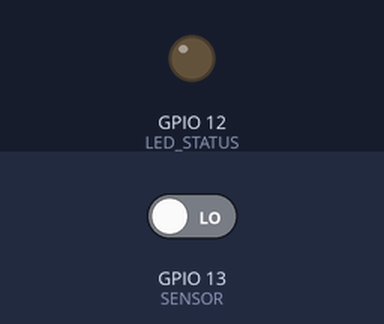
The sketch below on a simulated ESP8266 (NodeMCU). On the bench: output pins drawn as LEDs (lit = HIGH). The test bench sets the inputs (shaded band); at power-on: GPIO 13 (SENSOR) LOW. What the sketch prints to the serial monitor is not drawn.

Above: at 1.2 s.
1.3 s: GPIO 13 (SENSOR) driven HIGH
At 2.3 s:
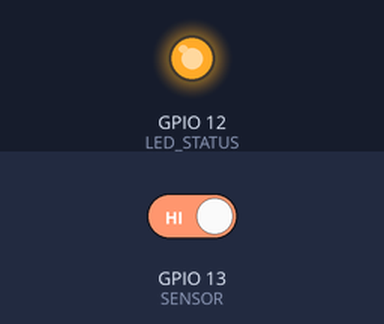
2.8 s: GPIO 13 (SENSOR) driven LOW
At 3.9 s:
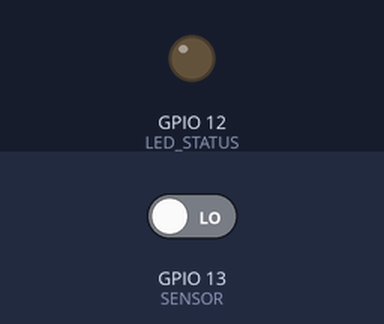
Timing chart, 0 to 5.8 s (numbered marks = the images above; inputs shaded):
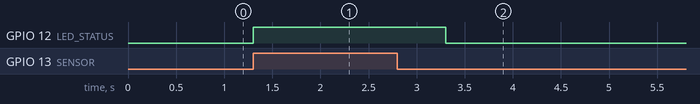

The sketch:

sensorPir.ino
```cpp
// Base ESP8266
#include <ESP8266WiFi.h>
#define LED_STATUS 12
#define SENSOR 13


void setup() {
  Serial.begin(115200);

  pinMode(LED_STATUS, OUTPUT);
  pinMode(SENSOR, INPUT);
}

void loop() {
  long estado = digitalRead(SENSOR);
    if(estado == HIGH){
      digitalWrite(LED_STATUS, HIGH);
      Serial.println("Movimiento detectado");
      delay(1000);
    } else{
      digitalWrite(LED_STATUS, LOW);
      Serial.println("No hay movimiento");
    }
  Serial.println("Finalizando bucle");
}
```

Measured:
- after the input at 1.3 s, GPIO 12 (LED_STATUS): LOW → HIGH at once
- after the input at 2.8 s, GPIO 12 (LED_STATUS): HIGH → LOW after 0.50 s
